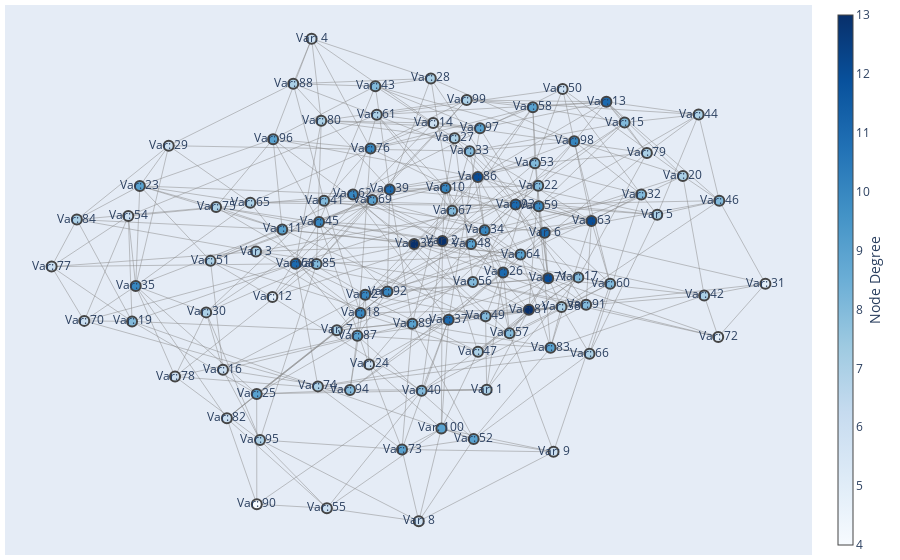

The code cell stored with this chart in its notebook:
### Code cell
threshold_slider = widgets.FloatSlider(value=0, min=0, max=10, step=1, description='Threshold:')
threshold_slider.observe(lambda change: update_threshold(change.new), names='value')

### Figure 1 — Plotly figure (JSON) as saved in the notebook; plotly's stock layout.template omitted (floating-point values rounded to 4 significant figures; data arrays with more than 128 entries replaced by an {"elided": "..."} marker saying what was removed)
{"data": [{"hoverinfo": "none", "line": {"color": "#888", "width": 0.5}, "mode": "lines", "type": "scatter", "x": {"elided": "1230 float values"}, "y": {"elided": "1230 float values"}}, {"hoverinfo": "text", "marker": {"color": [7, 13, 7, 6, 7, 11, 7, 6, 6, 10, 9, 5, 11, 6, 8, 6, 8, 10, 8, 7, 10, 8, 9, 6, 9, 11, 7, 7, 6, 7, 5, 8, 8, 10, 10, 13, 11, 7, 11, 8, 8, 7, 8, 7, 10, 8, 7, 9, 8, 6, 7, 9, 8, 6, 6, 8, 8, 9, 10, 8, 7, 10, 12, 9, 7, 7, 8, 11, 9, 6, 12, 5, 9, 7, 7, 10, 6, 6, 7, 7, 13, 6, 9, 7, 8, 12, 9, 7, 9, 4, 8, 10, 11, 8, 7, 9, 9, 10, 7, 9], "colorbar": {"thickness": 15, "title": {"side": "right", "text": "Node Degree"}, "xanchor": "left"}, "colorscale": [[0, "rgb(247,251,255)"], [0.125, "rgb(222,235,247)"], [0.25, "rgb(198,219,239)"], [0.375, "rgb(158,202,225)"], [0.5, "rgb(107,174,214)"], [0.625, "rgb(66,146,198)"], [0.75, "rgb(33,113,181)"], [0.875, "rgb(8,81,156)"], [1, "rgb(8,48,107)"]], "line": {"width": 2}, "reversescale": false, "size": 10}, "mode": "markers+text", "text": ["Var: 1", "Var: 2", "Var: 3", "Var: 4", "Var: 5", "Var: 6", "Var: 7", "Var: 8", "Var: 9", "Var: 10", "Var: 11", "Var: 12", "Var: 13", "Var: 14", "Var: 15", "Var: 16", "Var: 17", "Var: 18", "Var: 19", "Var: 20", "Var: 21", "Var: 22", "Var: 23", "Var: 24", "Var: 25", "Var: 26", "Var: 27", "Var: 28", "Var: 29", "Var: 30", "Var: 31", "Var: 32", "Var: 33", "Var: 34", "Var: 35", "Var: 36", "Var: 37", "Var: 38", "Var: 39", "Var: 40", "Var: 41", "Var: 42", "Var: 43", "Var: 44", "Var: 45", "Var: 46", "Var: 47", "Var: 48", "Var: 49", "Var: 50", "Var: 51", "Var: 52", "Var: 53", "Var: 54", "Var: 55", "Var: 56", "Var: 57", "Var: 58", "Var: 59", "Var: 60", "Var: 61", "Var: 62", "Var: 63", "Var: 64", "Var: 65", "Var: 66", "Var: 67", "Var: 68", "Var: 69", "Var: 70", "Var: 71", "Var: 72", "Var: 73", "Var: 74", "Var: 75", "Var: 76", "Var: 77", "Var: 78", "Var: 79", "Var: 80", "Var: 81", "Var: 82", "Var: 83", "Var: 84", "Var: 85", "Var: 86", "Var: 87", "Var: 88", "Var: 89", "Var: 90", "Var: 91", "Var: 92", "Var: 93", "Var: 94", "Var: 95", "Var: 96", "Var: 97", "Var: 98", "Var: 99", "Var: 100"], "type": "scatter", "x": [0.1566, 0.05599, -0.3677, -0.2413, 0.5444, 0.2886, -0.1838, 0.002333, 0.3087, 0.06332, -0.3081, -0.3305, 0.4288, 0.03505, 0.4703, -0.4428, 0.365, -0.1303, -0.6494, 0.6026, -0.1195, 0.2739, -0.6317, -0.1107, -0.366, 0.194, 0.08372, 0.02973, -0.566, -0.481, 0.7903, 0.508, 0.118, 0.1521, -0.6411, -0.008219, 0.0701, 0.3267, -0.0637, 0.008765, -0.2129, 0.6511, -0.09636, 0.6384, -0.2243, 0.6855, 0.1369, 0.1212, 0.1543, 0.3293, -0.4711, 0.1271, 0.2663, -0.6579, -0.2065, 0.1254, 0.2087, 0.2615, 0.2749, 0.4374, -0.09311, -0.1473, 0.3949, 0.2336, -0.3806, 0.3905, 0.07819, -0.2777, -0.1035, -0.7581, 0.2964, 0.683, -0.03576, -0.2269, -0.4585, -0.1073, -0.8323, -0.5517, 0.5209, -0.2194, 0.2527, -0.4338, 0.3019, -0.7749, -0.2301, 0.1366, -0.1372, -0.283, -0.01232, -0.3659, 0.3827, -0.069, 0.2225, -0.154, -0.3586, -0.3288, 0.1414, 0.3556, 0.1112, 0.05373], "y": [-0.5024, 0.05988, 0.02021, 0.8254, 0.1593, 0.09145, -0.2778, -1, -0.7374, 0.2608, 0.104, -0.152, 0.5868, 0.5065, 0.5084, -0.4265, -0.07739, -0.2124, -0.2441, 0.3066, -0.1432, 0.269, 0.2687, -0.4067, -0.5182, -0.05889, 0.449, 0.6753, 0.4208, -0.2098, -0.1015, 0.2362, 0.4003, 0.1011, -0.1097, 0.04897, -0.238, -0.1894, 0.2555, -0.5061, 0.2123, -0.1458, 0.6459, 0.5387, 0.1321, 0.2129, -0.3589, 0.04926, -0.2243, 0.6351, -0.0149, -0.6893, 0.354, 0.1549, -0.9507, -0.09506, -0.2892, 0.5661, 0.1916, -0.1013, 0.5382, 0.2364, 0.1359, 0.009152, 0.2051, -0.366, 0.175, -0.02582, 0.2158, -0.2419, -0.08095, -0.3028, -0.7286, -0.4898, 0.1888, 0.4102, -0.03664, -0.4526, 0.3933, 0.515, -0.1998, -0.6106, -0.3438, 0.1412, -0.02651, 0.302, -0.2981, 0.6552, -0.2529, -0.9356, -0.1811, -0.1308, 0.1979, -0.5037, -0.6922, 0.4456, 0.4869, 0.4377, 0.5939, -0.6491]}], "layout": {"annotations": [{"showarrow": false, "text": "", "xref": "paper", "yref": "paper"}], "hovermode": "closest", "margin": {"b": 5, "l": 5, "r": 5, "t": 5}, "showlegend": false, "title": {"font": {"size": 16}}, "xaxis": {"showgrid": false, "showticklabels": false, "zeroline": false}, "yaxis": {"showgrid": false, "showticklabels": false, "zeroline": false}}}
